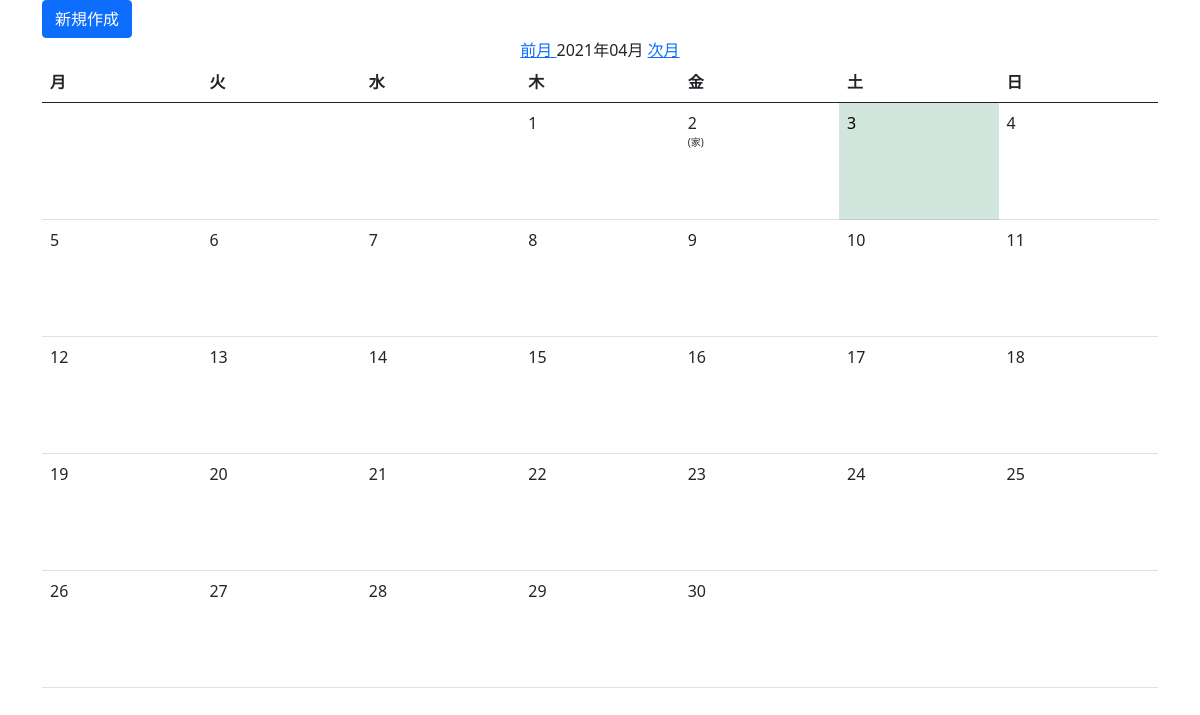
Before: / with the older database file.
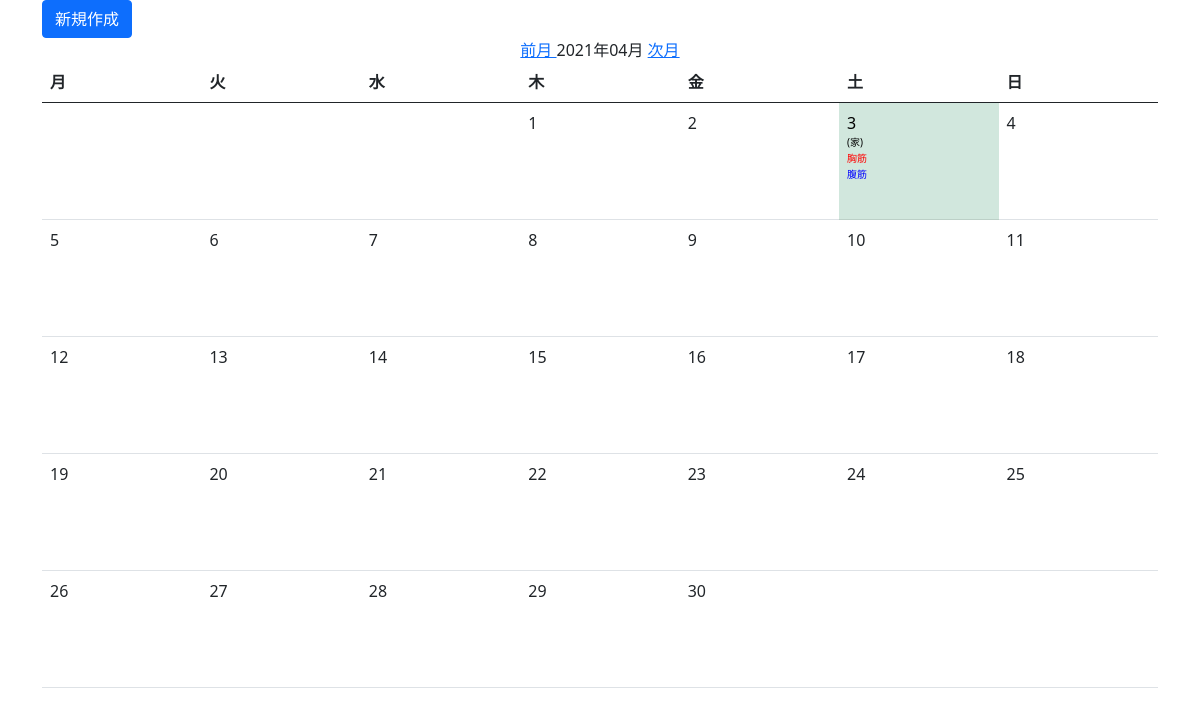
After: the same page with the newer database file.
### mustlecalendarapp/models.py (models this page shows, shortened)
class Record(models.Model):
    date = models.DateField('日付')
    place = models.CharField(verbose_name='場所', max_length=100, choices=PLACE, default='house')
    category_pectoral = models.BooleanField(verbose_name='胸筋', default=False)
    category_abs = models.BooleanField(verbose_name='腹筋', default=False)
    category_spine = models.BooleanField(verbose_name='背筋', default=False)
    category_run = models.BooleanField(verbose_name='ラン', default=False)

### mustlecalendarapp/views.py (the view)
# urls.py: path('', MonthWithScheduleCalendar.as_view(), name='month_with_schedule'),
class MonthWithScheduleCalendar(MonthWithScheduleMixin, TemplateView):
    template_name = 'month.html'
    model = Record
    def get_context_data(self, **kwargs):
        context = super().get_context_data(**kwargs)
        calendar_context = self.get_month_calendar()
        context.update(calendar_context)
        return context

### mustlecalendarapp/mixins.py (called while the page is built)
    def get_previous_month(self, date):
        if date.month == 1:
            return date.replace(year=date.year-1, month=12, day=1)
        else:
            return date.replace(month=date.month-1, day=1)

    def get_next_month(self, date):
        if date.month == 12:
            return date.replace(year=date.year+1, month=1, day=1)
        else:
            return date.replace(month=date.month+1, day=1)

    def get_current_month(self):
        month = self.kwargs.get('month')
        year = self.kwargs.get('year')
        if month and year:
            month = datetime.date(year=int(year), month=int(month), day=1)
        else:
            month = datetime.date.today().replace(day=1)
        return month

    def get_month_days(self, date):
        return self._calendar.monthdatescalendar(date.year, date.month)

    def get_month_calendar(self):
        current_month = self.get_current_month()
        calendar_data = {
            'now': datetime.date.today(),
            'month_days': self.get_month_days(current_month),
            'month_current': current_month,
            'month_previous': self.get_previous_month(current_month),
            'month_next': self.get_next_month(current_month),
            'week_names': ['月', '火', '水', '木', '金', '土', '日'],
        }
        return calendar_data

    def get_month_schedules(self, start, end, days):
        query = {
            'date__range': (start, end)
        }
        result = self.model.objects.filter(**query)
        day_schedules = {day: [] for week in days for day in week}
        for schedule in result:
            schedule_date = getattr(schedule, 'date')
            day_schedules[schedule_date].append(schedule)
        size = len(day_schedules)
        return [{key: day_schedules[key] for key in itertools.islice(day_schedules, i, i+7)} for i in range(0, size, 7)]

    def get_month_calendar(self):
        calendar_context = super().get_month_calendar()
        month_days = calendar_context['month_days']
        month_first = month_days[0][0]
        month_last = month_days[-1][-1]
        calendar_context['month_day_schedules'] = self.get_month_schedules(
            month_first,
            month_last,
            month_days
        )
        return calendar_context

### templates/month.html (shortened to what this page needs)
{% extends 'base.html' %}
{% block content %}
<a href="{% url 'app:create' %}" class="btn btn-primary">新規作成</a>
<div align="center">
  <a href="{% url 'app:month_with_schedule' month_previous.year month_previous.month %}">
    前月
  </a>
  {{ month_current | date:"Y年m月" }}
  <a href="{% url 'app:month_with_schedule' month_next.year month_next.month %}">
    次月
  </a>
</div>
<table class="table">
  <thead>
    <tr>
      {% for w in week_names %}
      <th>{{ w }}</th>
      {% endfor %}
    </tr>
  </thead>
  <tbody>
    {% for day_schedules in month_day_schedules %}
    <tr>
      {% for day, schedules in day_schedules.items %}
      {% if now == day %}
      <td class="table-success">
        {% else %}
      <td>
        {% endif %}
        <div>
          {% if month_current.month == day.month %}
          {{ day.day }}
          {% for schedule in schedules %}
          <li>({{ schedule.get_place_display }})</li>
          {% if schedule.category_pectoral %}
          <li style="color:red">胸筋</li>
          {% endif %}
          {% if schedule.category_abs %}
          <li style="color:blue">腹筋</li>
          {% endif %}
          {% endfor %}
          {% endif %}
        </div>
      </td>
      {% endfor %}
    </tr>
    {% endfor %}
  </tbody>
</table>
{% endblock %}

### templates/base.html (shortened to what this page needs)
<!DOCTYPE html>
<html lang="en">
  <head>
    <link
      href="https://cdn.jsdelivr.net/npm/bootstrap@5.0.0-beta3/dist/css/bootstrap.min.css"
      rel="stylesheet"
    />
  </head>
  <body>
    <div class="container">{% block content %} {% endblock content %}</div>
  </body>
</html>

### templates/month.html (style rules this page uses)
table { table-layout: fixed; }
td>div { height: 100px; }
li { height: 16px; font-size: 10px; list-style-type: none; }

Changed rows visible on the page:
removed Record: day "2", place "家"
added Record: day "3", place "家", category_pectoral "胸筋", category_abs "腹筋"
Other visible differences:
list line gone: "3"
new list line: "2"
